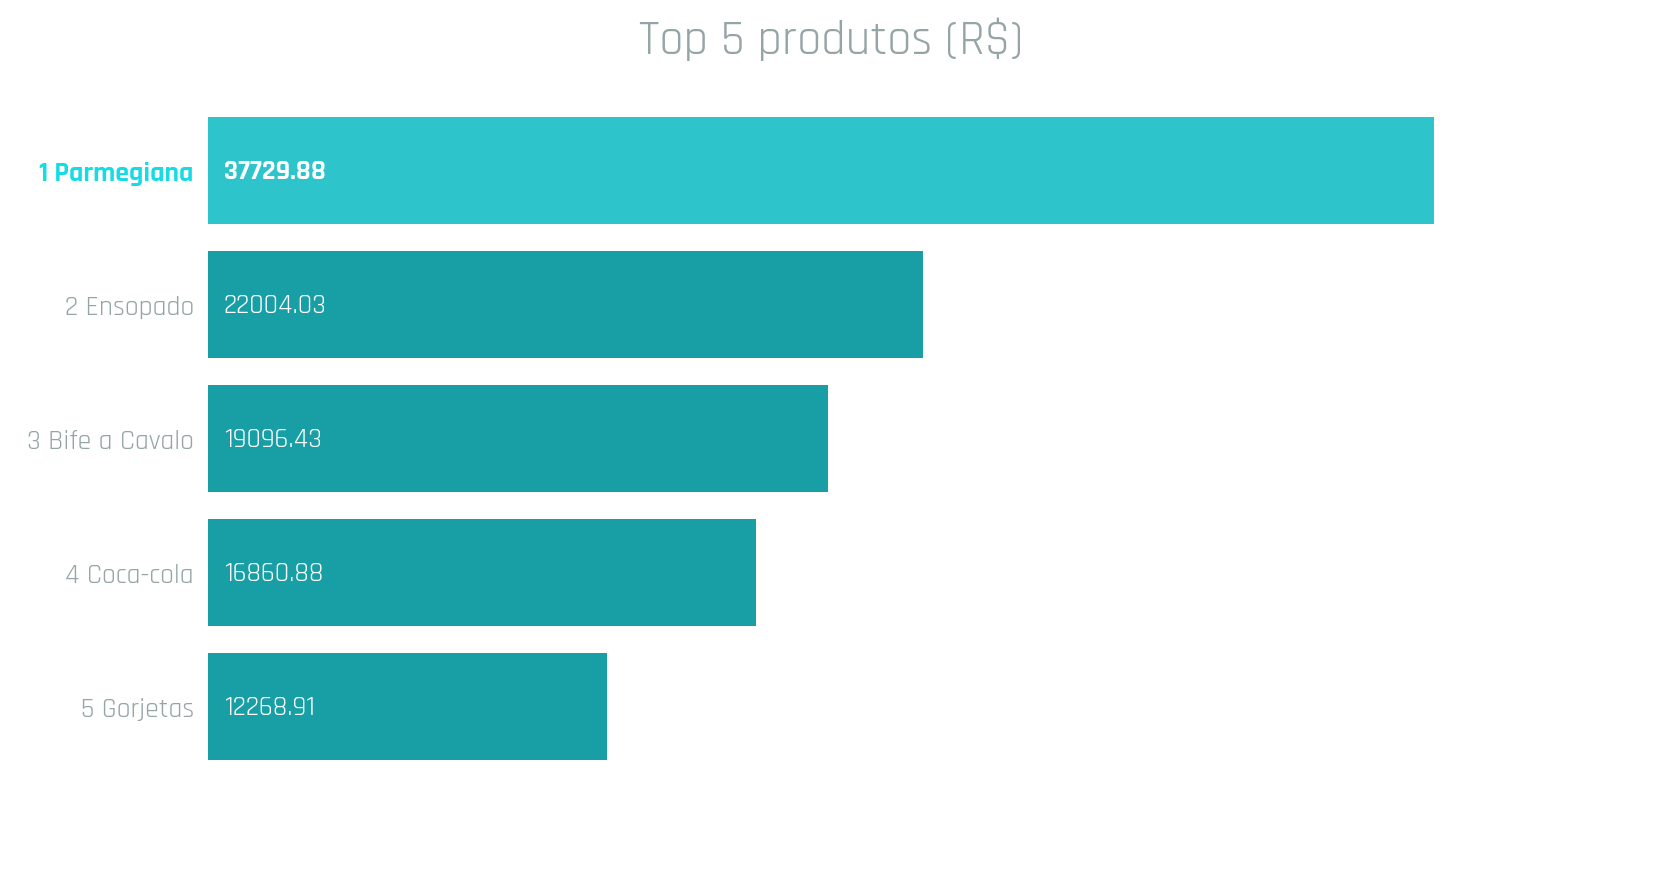

Python code for this plot:
import seaborn as sns
import matplotlib.pyplot as plt
import numpy as np
import pandas as pd
import os

# Say, "the default sans-serif font is Rajdhani"
plt.rcParams['font.sans-serif'] = "Rajdhani"
# Then, "ALWAYS use sans-serif fonts"
plt.rcParams['font.family'] = "sans-serif"

# Read data
df = pd.read_csv('data/mock_produtos.csv')
# Group by product
df = df.groupby('Produto', as_index=False).agg({"Receita": "sum"})
# Sort value
df = df.sort_values(['Receita'],ascending=[False]).reset_index(drop=True)
# Set order value
df['Ordem'] = list(range(1,6))
df.Produto = df.apply(lambda row: str(row.Ordem) + ' ' + row.Produto, axis=1)

#Set new seaborn chart
sns.set(style="whitegrid", font="Rajdhani")
# Color pallet
flatui = ["#14dce5", "#00b5bd", "#00b5bd", "#00b5bd", "#00b5bd", "#00b5bd"]
sns.set_palette(flatui)
# Font size
plt.rcParams.update({'font.size': 20})
plt.rcParams.update({'ytick.labelsize': 20})
# Title
fig  = plt.figure()
fig.suptitle('Top 5 produtos (R$)', fontsize=35, color="#95a5a6")
# Horizontal Barchart
g = sns.barplot(y="Produto", x="Receita",data=df)
g.set_xlabel('')
g.set_ylabel('')
# Configure ticker color and size
g.tick_params(axis='y', colors="#95a5a6", which = 'major', pad = 10)

# add y value over the bar
for index, row in df.iterrows():
    if (index == 0):
        g.text(500, index, str(round(row.Receita,2)),
            va='center', color='#ffffff', fontweight='bold')
    else:
        g.text(500, index, str(round(row.Receita,2)),
            va='center', color='#ffffff')
            
sns.despine(left=True, bottom=True)
g.set_xticks([])

# Set the top 1 label to bold
y_ticks = g.yaxis.get_major_ticks()
y_ticks[0].label.set_color('#14dce5')
y_ticks[0].label.set_fontweight('bold')

fig.set_size_inches(8.7*1.91,1*8.7)
fig.savefig('output.png', dpi=100)

'''
References
https://matplotlib.org/gallery/showcase/bachelors_degrees_by_gender.html#sphx-glr-gallery-showcase-bachelors-degrees-by-gender-py
https://seaborn.pydata.org/examples/horizontal_barplot.html
https://stackoverflow.com/questions/32528154/bar-chart-in-seaborn
https://stackoverflow.com/questions/12444716/how-do-i-set-the-figure-title-and-axes-labels-font-size-in-matplotlib
'''

    
    
    
